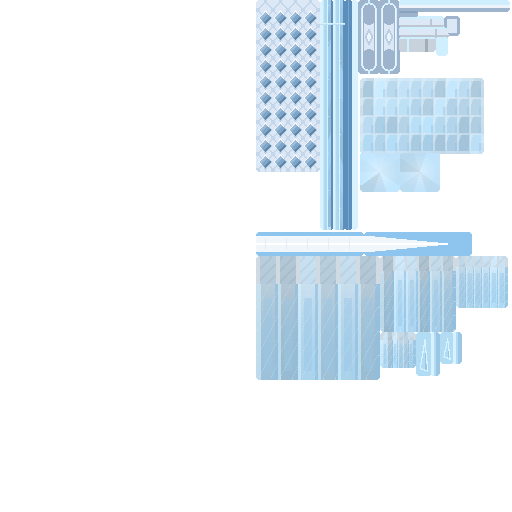
#> input picture blender/export/rukia_bankai/rukia_bankai_diffuse.png, 512 x 512 px
$ python -i contact_sheet.py   (imports and definitions only)
#> lines starting #> are read from the running program, lines starting #| are printed output that depends on the picture
#!/usr/bin/env python3
"""Build contact sheets from private reference images (Phase 1b).

Usage: python -I contact_sheet.py <refs_dir> <out_dir>

Writes one sheet per group (<group>.png) plus an overview (_all_small.png)
into <out_dir>. Only reads from <refs_dir>.
"""
import math
import os
import re
import sys

from PIL import Image, ImageDraw, ImageFont

GROUPS = [
    "rukia_sealed", "rukia_shikai", "rukia_bankai",
    "byakuya_sealed", "byakuya_shikai", "byakuya_bankai",
]
EXTS = ("png", "jpg", "gif", "webp")

BG = (0x20, 0x20, 0x20)
TITLE_BG = (0x30, 0x30, 0x30)
WHITE = (0xFF, 0xFF, 0xFF)
ERR = (0xFF, 0x80, 0x80)

# Group sheet: 4 columns of 480x360 cells, 12 px gaps, 22 px margins -> 2000 px wide.
CELL_W, CELL_H = 480, 360
COLS = 4
GAP = 12
MARGIN = 22
LABEL_H = 34
TITLE_H = 64

# Overview: one row per group, up to 6 thumbnails, 200 px tall.
SMALL_H = 200
SMALL_SLOT_W = 320
SMALL_PER_ROW = 6
SMALL_ROW_PAD = 14
SMALL_LABEL_W = 240

try:
    RESAMPLE = Image.Resampling.LANCZOS
except AttributeError:  # older Pillow
    RESAMPLE = Image.LANCZOS


# [14 lines left out: function load_fonts, not called in this run]


def load_first_frame(path):
    """Open an image, take frame 0, and flatten alpha onto BG. Returns RGB."""
    with Image.open(path) as im:
#> im is the input picture: PIL image 512x512 RGBA; mean R, G, B, A 44.7, 54.4, 61.3, 57.7
        try:
            im.seek(0)
        except EOFError:
            pass
        has_alpha = im.mode in ("RGBA", "LA", "PA") or "transparency" in im.info
#> has_alpha = True
        frame = im.convert("RGBA") if has_alpha else im.convert("RGB")
    if frame.mode == "RGBA":
        bg = Image.new("RGBA", frame.size, BG + (255,))
        bg.alpha_composite(frame)
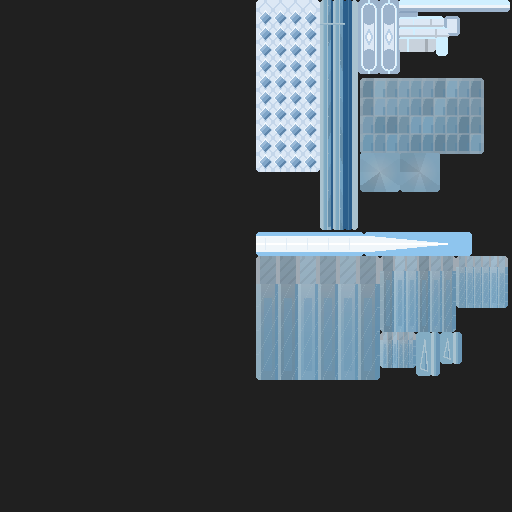
#> bg: PIL image 512x512 RGBA; mean R, G, B, A 62.7, 70.6, 76.3, 255
        frame = bg
    return frame.convert("RGB")


# [119 lines left out: functions fit, paste_centered, collect, load_group, build_group_sheet, build_overview and 1 more, not called in this run]


# [2 lines not run here, left out]

>>> result = load_first_frame('../blender/export/rukia_bankai/rukia_bankai_diffuse.png')
